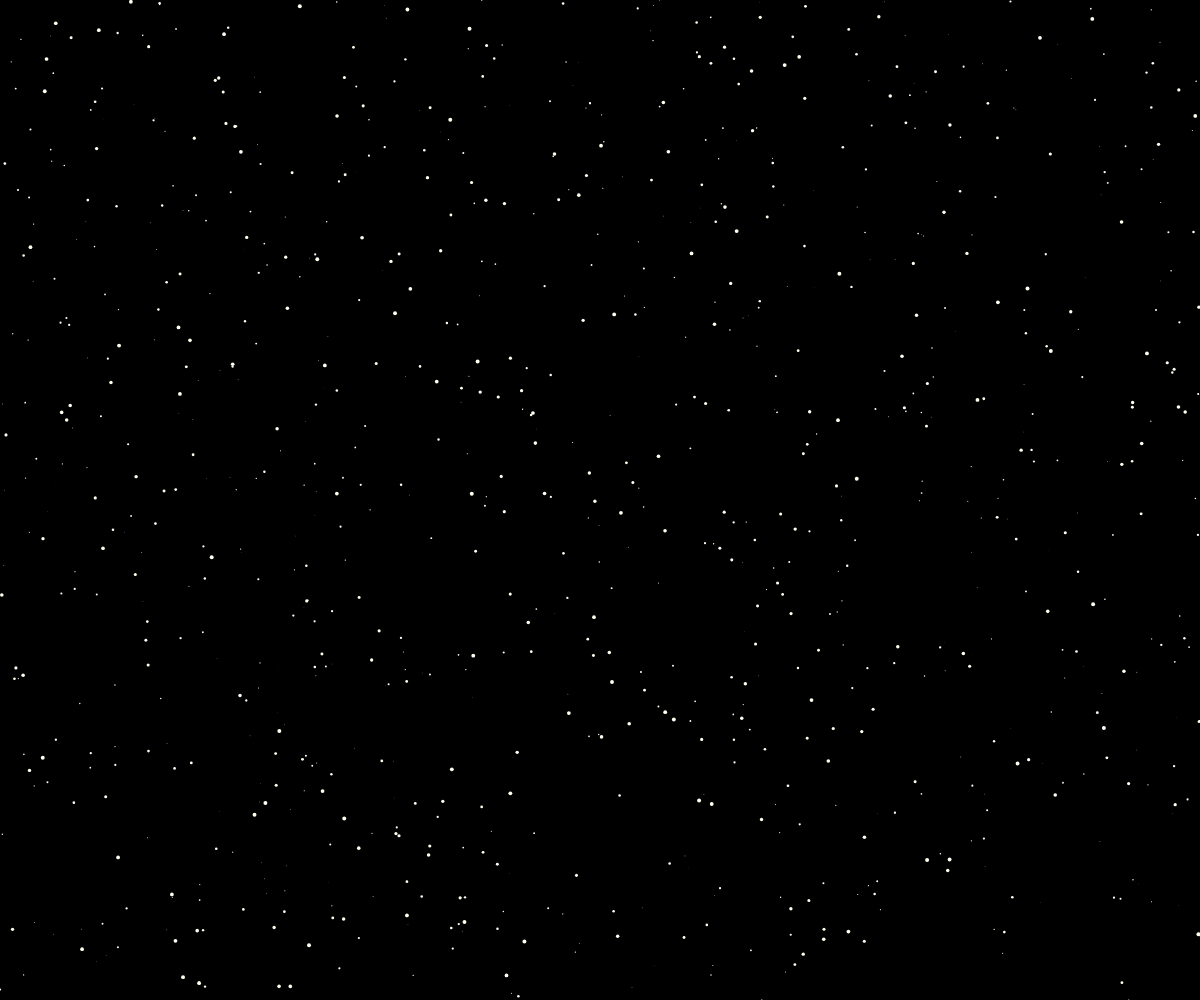
Frame 1 (no input)
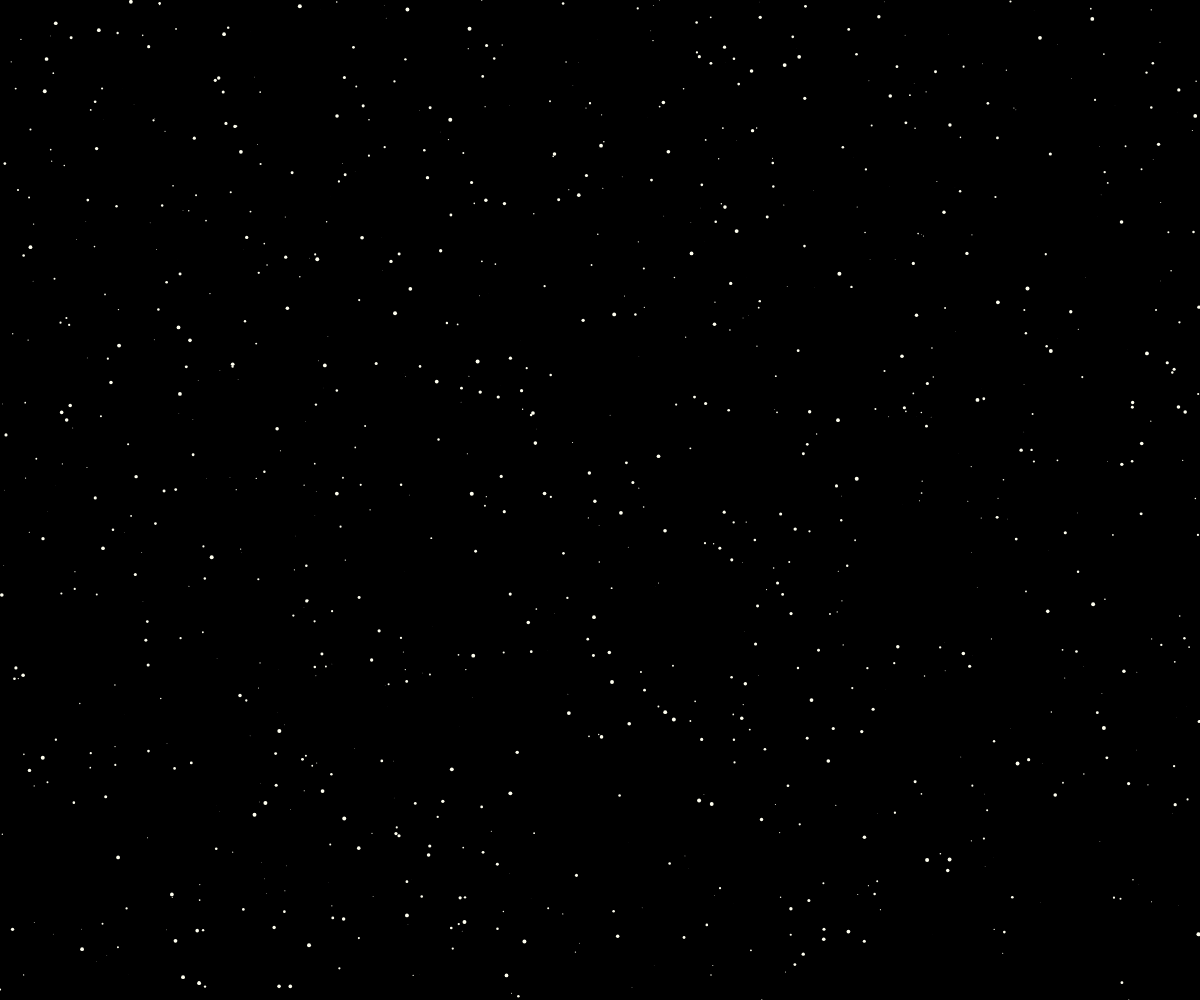
Frame 60 (no input)
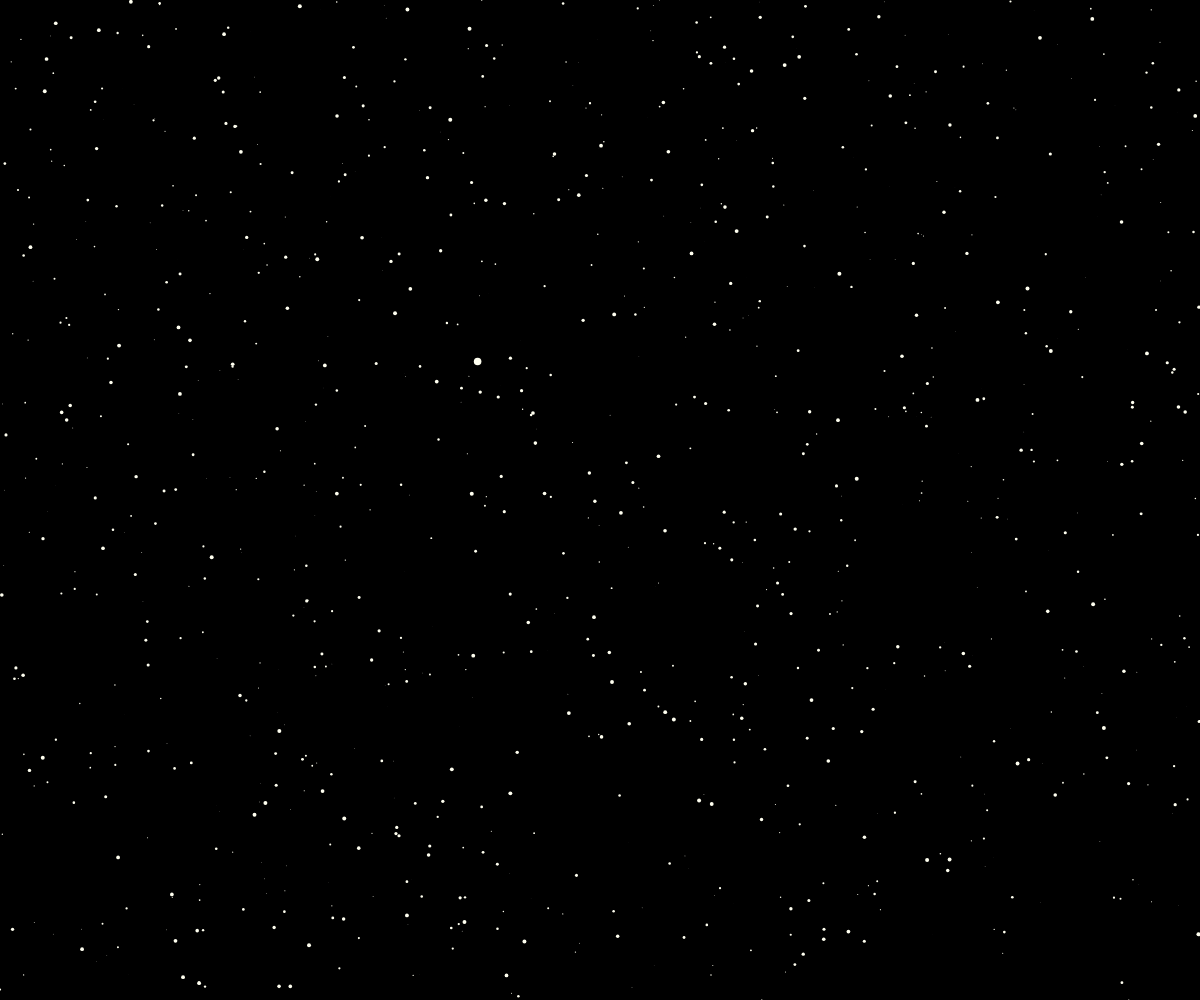
Frame 120 (the mouse pressed at the canvas centre since frame 60)

The p5.js sketch that drew these frames (run headless with seeded random() and noise() and a simulated clock; from frame 60 on, the mouse is pressed at the canvas centre):

// p5.js sketch
// ── sketch.js
const stars = []
const constellationMakers = []

function setup() {
  createCanvas(window.innerWidth, window.innerHeight)

  window.addEventListener('resize', () => {
    resizeCanvas(window.innerWidth, window.innerHeight)
  })

  for (let i = 0; i < 1000; i++) {
    stars.push(new Star(random(), random(), random()))
  }

  for (let i = 0; i < 1; i++) {
    constellationMakers.push(new ConstellationMaker('Constellation ' + i, stars))
  }
}

function draw() {
  background(0)

  stars.forEach(star => {
    star.draw()
  })

  constellationMakers.forEach(constellationMaker => {
    constellationMaker.draw()
  })
}
// ── constellation.js
/**
 * Each constellation is a collection of stars
 * The stars must form a connected graph
 * The stars must be within a certain distance of each other
 */

class ConstellationMaker {

  constructor (name, stars) {
      this.name = name
      this.stars = stars

      this.findConstellation()
  }

  findConstellation () {
    this.constellation = []
    // pick a random star
    let star = random(this.stars)
    const maxDist = 0.2
    const maxStars = random(10, 30)
    while (star && this.constellation.length < maxStars) {
      this.constellation.push(star) // add the star to the constellation
      // find the closest star to the current star
      star = this.stars.reduce((closest, current) => {
        if (current === star) return closest // skip the current star
        if (this.constellation.includes(current)) return closest // skip stars already in the constellation (prevent loops)
        let d = dist(star.x, star.y, current.x, current.y)
        if (d < closest.d && d < maxDist) {
          closest.d = d
          closest.star = current
        }
        return closest
      }, { star: null, d: maxDist }).star
    }

    console.log(this.constellation.length)

    // find the convex hull of the constellation
    const hull = []
    const leftMost = this.constellation.reduce((leftmost, current) => {
      if (current.x < leftmost.x) return current
      return leftmost
    })
    let currentPoint = leftMost
    hull.push(currentPoint) // add the leftmost point to the hull
    do {
      // find the next point in the hull
      let nextPoint = this.constellation.reduce((next, current) => {
        if (current === currentPoint) return next // skip the last point we added to the hull
        const a = p5.Vector.sub(createVector(next.x, next.y), createVector(currentPoint.x, currentPoint.y)) // vector from the current best candidate to the last one we added to the hull
        const b = p5.Vector.sub(createVector(current.x, current.y), createVector(currentPoint.x, currentPoint.y)) // vector from the one we're checking to the last one we added to the hull
        const cross = a.cross(b)
        if (cross.z < 0) {
          next = current
        }
        return next
      })
      hull.push(nextPoint)
      currentPoint = nextPoint
    } while (currentPoint !== leftMost)
    this.constellation = hull
  }

  draw () {
    stroke(255, 255, 255, 100)
    strokeWeight(1)
    noFill()
    beginShape()
    this.constellation.forEach(star => {
      vertex(star.sx, star.sy)
    })
    endShape()

    stroke(255, 0, 0)
    strokeWeight(4)
  }

}
// ── star.js
class Star {

  constructor (x, y, z, size = 4) {
    this.x = x
    this.y = y
    this.z = z
    this.size = size

    this.blinking = false
    this.blinkCount = 0
  }

  draw () {
    // slightly yellowish white
    fill(255, 255, 240)
    noStroke()

    // random blinking
    if (random() < 0.0001 && !this.blinking && this.blinkCount === 0) {
      this.blinking = true
    }
    
    this.sx = map(this.x, 0, 1, 0, width) // sx = screen x
    this.sy = map(this.y, 0, 1, 0, height) // sy = screen y
    this.r = map(this.z, 0, 1, this.size, 0) // r = radius based on z and size

    const maxBlinkCount = 10
    if (this.blinking) {
      this.blinkCount++
      if (this.blinkCount > maxBlinkCount) {
        this.blinking = false
      }
    } else {
      if (this.blinkCount > 0) {
        this.blinkCount--
      }
    }
    let r = map(this.blinkCount, 0, maxBlinkCount, this.r, this.r * 2)
    ellipse(this.sx, this.sy, r, r)
  }

}
